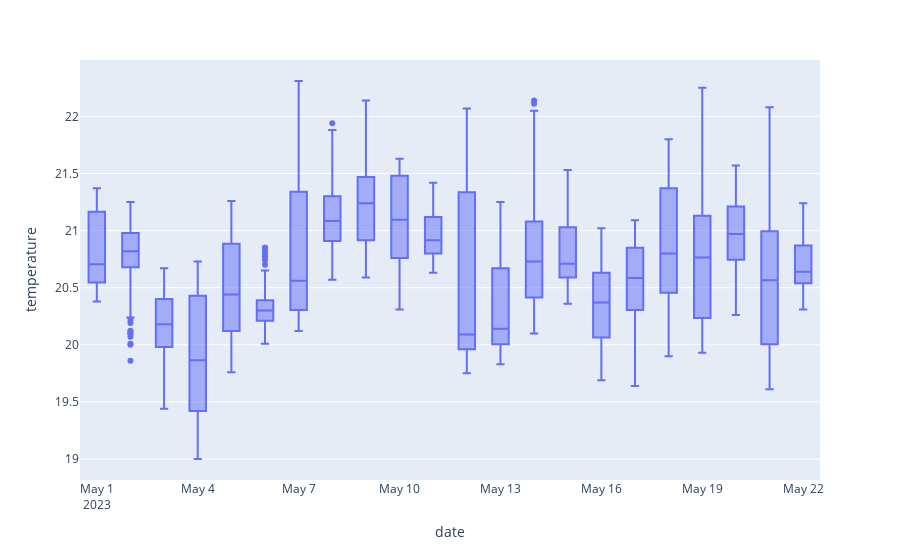

Notebook source saved alongside this figure:
### Code cell
fig = px.box(df_last_week, x="date", y="temperature")
fig.show()

### Figure 1 — Plotly figure (JSON) as saved in the notebook; plotly's stock layout.template omitted (floating-point values rounded to 4 significant figures; data arrays with more than 128 entries replaced by an {"elided": "..."} marker saying what was removed)
{"data": [{"alignmentgroup": "True", "hovertemplate": "date=%{x}<br>temperature=%{y}<extra></extra>", "legendgroup": "", "marker": {"color": "#636efa"}, "name": "", "notched": false, "offsetgroup": "", "orientation": "v", "showlegend": false, "type": "box", "x": {"elided": "3090 str values"}, "x0": " ", "xaxis": "x", "y": {"elided": "3090 float values"}, "y0": " ", "yaxis": "y"}], "layout": {"boxmode": "group", "legend": {"tracegroupgap": 0}, "margin": {"t": 60}, "xaxis": {"anchor": "y", "domain": [0, 1], "title": {"text": "date"}}, "yaxis": {"anchor": "x", "domain": [0, 1], "title": {"text": "temperature"}}}}
